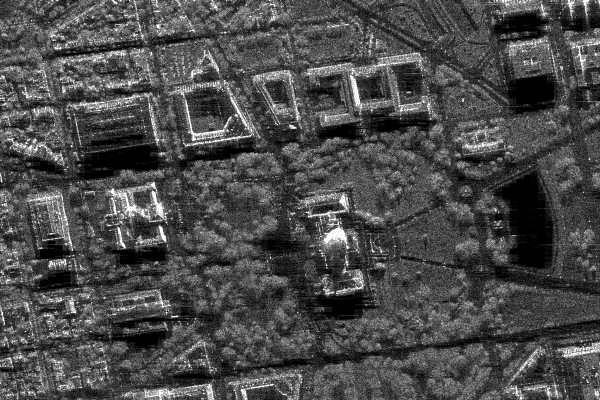
#> input picture Practice_1/sar_1_gray.jpg, 600 x 400 px
$ jupyter execute DE_IP_2024_Task_1_Solution.ipynb
#> lines starting #> are read from the running program, lines starting #| are printed output that depends on the picture
# Практическая работа №1: Обработка изображений

Импортируем все необходимые библиотеки

[cell 1]
import cv2
import numpy as np
import matplotlib.pyplot as plt
from skimage.metrics import structural_similarity as ssim
from skimage.metrics import mean_squared_error as mse

### Задача 1: Загрузка изображения
Загружаем `sar_1_gray.jpg` и отображаем его.

[cell 2]
image_path = "sar_1_gray.jpg"
gray_image = cv2.imread(image_path, cv2.IMREAD_GRAYSCALE)
#> gray_image is the input picture: shape (400, 600); min 0, max 255, mean 74.9

if gray_image is not None:
    print(f"Изображение {image_path} успешно загружено.")
    print(f"Размер изображения: {gray_image.shape}")
#| Размер изображения: (400, 600)
    plt.imshow(gray_image, cmap='gray')
    plt.title("Original sar_1_gray.jpg")
    plt.show()
else:
    print(f"Не удалось загрузить изображение по пути: {image_path}")

### Задача 2: Построение гистограммы

[cell 3]
plt.hist(gray_image.ravel(), 256, [0, 256])
plt.title("Histogram for sar_1_gray.jpg")
plt.xlabel("Intensity")
plt.ylabel("Pixel Count")
plt.show()
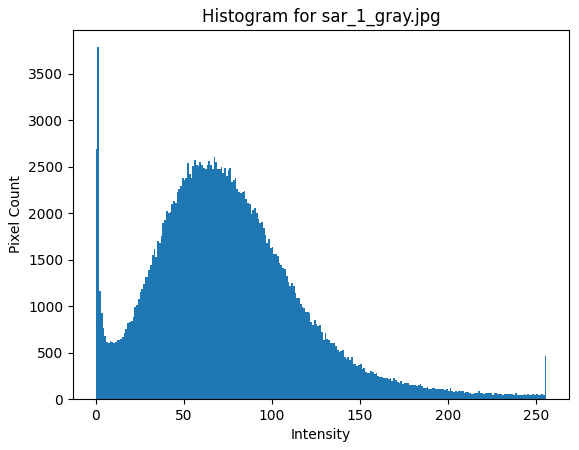
#> figure drawn by matplotlib, 1 panel; tallest bar 3786 high, from x = 1 to 2

### Задача 3: Гамма-коррекция

[cell 4]
def gamma_correction(image, gamma=1.0):
#> called with gamma = 0.5
    invGamma = 1.0 / gamma
    table = np.array([((i / 255.0) ** invGamma) * 255 for i in np.arange(0, 256)]).astype("uint8")
    return cv2.LUT(image, table)
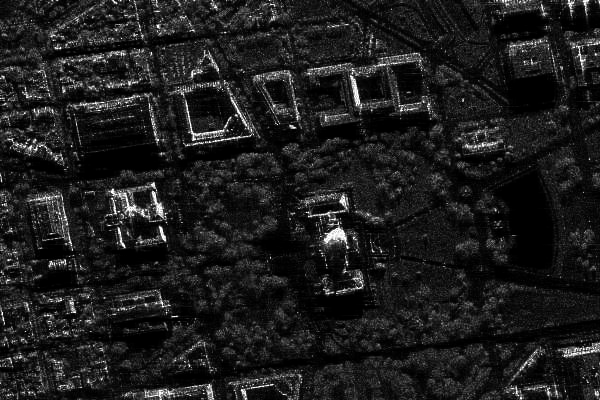
#> returned value: shape (400, 600); min 0, max 255, mean 29.1

gamma_low = 0.5
gamma_high = 1.5
corrected_low = gamma_correction(gray_image, gamma_low)
corrected_high = gamma_correction(gray_image, gamma_high)
#> call 2 of gamma_correction, with gamma = 1.5
#> in gamma_correction (call 2), `return cv2.LUT(image, table)`:
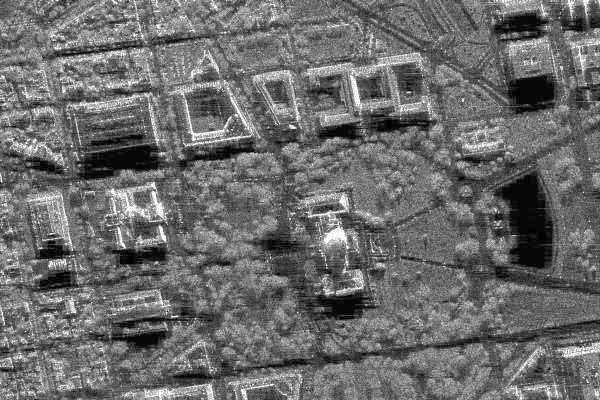
#> returned value: shape (400, 600); min 0, max 255, mean 107.4

plt.figure(figsize=(12, 6))
plt.subplot(1, 2, 1)
plt.imshow(corrected_low, cmap='gray')
plt.title(f'Gamma < 1 (gamma={gamma_low})')

plt.subplot(1, 2, 2)
plt.imshow(corrected_high, cmap='gray')
plt.title(f'Gamma > 1 (gamma={gamma_high})')

plt.show()
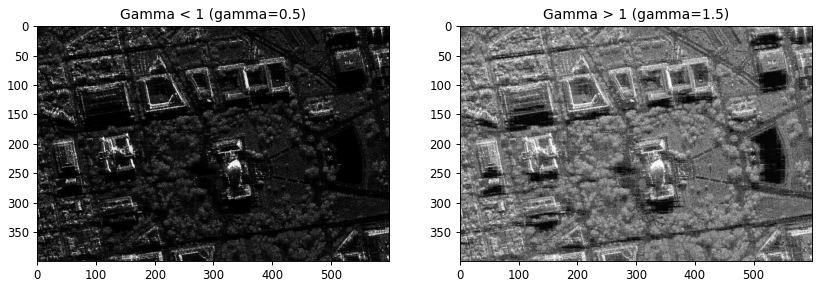
#> figure drawn by matplotlib, 2 panels

### Задача 4: Сравнение изображений (MSE, SSIM)

[cell 5]
mse_low = mse(gray_image, corrected_low)
#> mse_low = 2383.8
ssim_low = ssim(gray_image, corrected_low)
#> ssim_low = 0.527
mse_high = mse(gray_image, corrected_high)
#> mse_high = 1114.5
ssim_high = ssim(gray_image, corrected_high)
#> ssim_high = 0.894

print(f"Gamma < 1 (gamma={gamma_low}):")
print(f"  MSE: {mse_low:.2f}")
#|   MSE: 2383.76
print(f"  SSIM: {ssim_low:.2f}")
#|   SSIM: 0.53
print("---")
print(f"Gamma > 1 (gamma={gamma_high}):")
print(f"  MSE: {mse_high:.2f}")
#|   MSE: 1114.45
print(f"  SSIM: {ssim_high:.2f}")
#|   SSIM: 0.89

### Задача 5: Статистическая цветокоррекция
Реализуем алгоритм на основе статистики (среднее и стандартное отклонение) другого изображения.

[cell 6]
image_for_stats_path = "sar_2_color.jpg"
image_for_stats = cv2.imread(image_for_stats_path, cv2.IMREAD_GRAYSCALE)
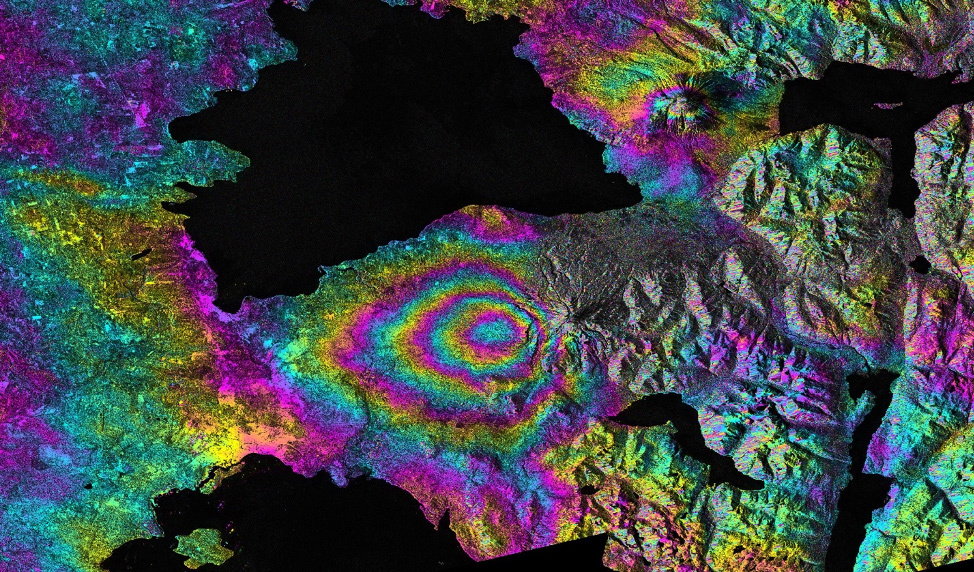
#> input picture Practice_1/sar_2_color.jpg, 974 x 572 px
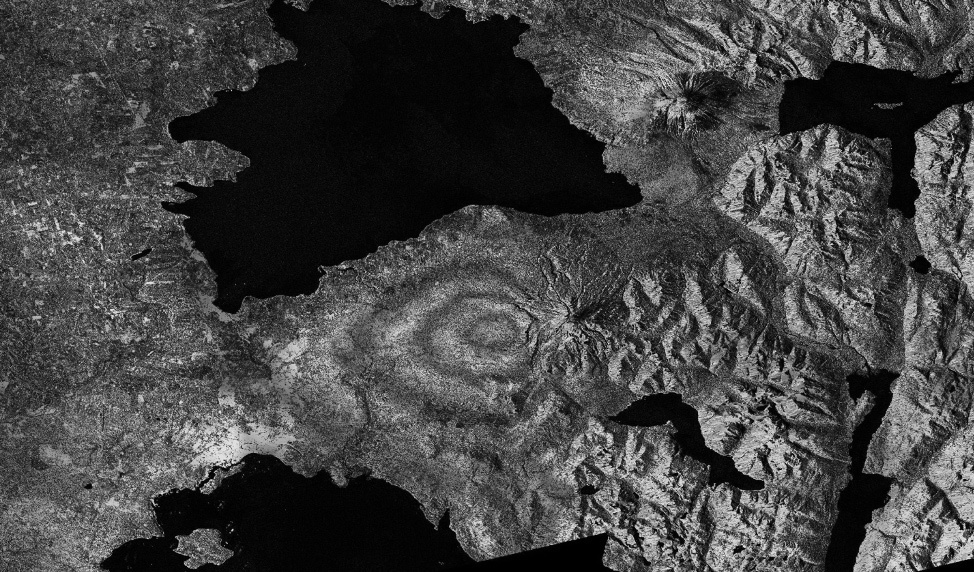
#> image_for_stats: shape (572, 974); min 0, max 236, mean 67.4

if image_for_stats is not None:
    # Используем эквализированное изображение как источник статистики
    eq_gray = cv2.equalizeHist(image_for_stats)
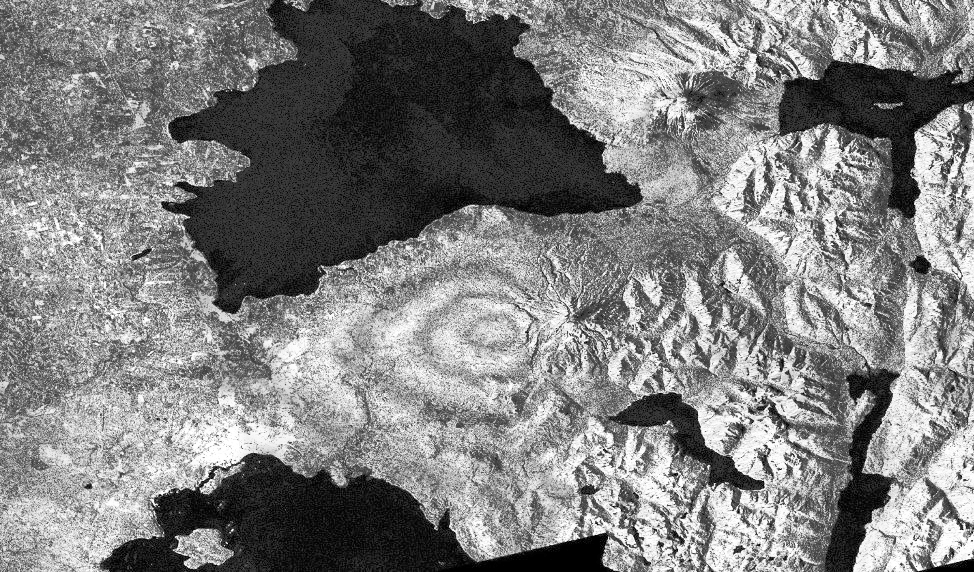
#> eq_gray: shape (572, 974); min 0, max 255, mean 127.4

    (target_mean, target_std) = cv2.meanStdDev(gray_image)
#> target_mean = [74.94]; target_std = [43.66]
    (source_mean, source_std) = cv2.meanStdDev(eq_gray)
#> source_mean = [127.4]; source_std = [73.59]

    stat_corrected_image = (gray_image - target_mean) * (source_std / target_std) + source_mean
    stat_corrected_image = np.clip(stat_corrected_image, 0, 255).astype("uint8")
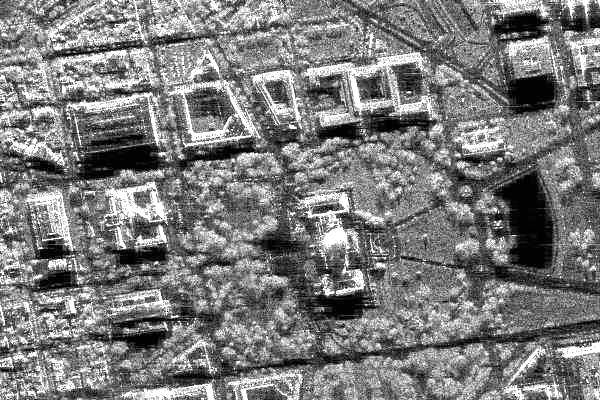
#> stat_corrected_image: shape (400, 600); min 1, max 255, mean 123.6

    plt.imshow(stat_corrected_image, cmap='gray')
    plt.title("Statistically Corrected Image")
    plt.show()
else:
    print(f"Не удалось загрузить {image_for_stats_path} для статистической коррекции")

### Задача 6: Пороговая фильтрация

[cell 7]
ret, thresh_binary = cv2.threshold(gray_image, 127, 255, cv2.THRESH_BINARY)
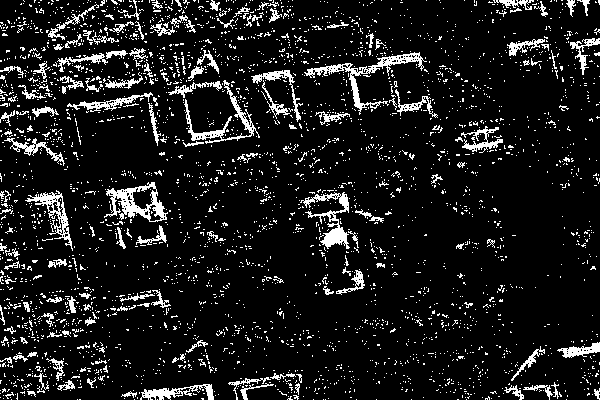
#> thresh_binary: shape (400, 600); 10.4% white in thin lines or dots
ret, thresh_binary_inv = cv2.threshold(gray_image, 127, 255, cv2.THRESH_BINARY_INV)
#> thresh_binary_inv: shape (400, 600); 89.6% white; black in thin lines or dots
ret, thresh_trunc = cv2.threshold(gray_image, 127, 255, cv2.THRESH_TRUNC)
ret, thresh_tozero = cv2.threshold(gray_image, 127, 255, cv2.THRESH_TOZERO)
ret, thresh_tozero_inv = cv2.threshold(gray_image, 127, 255, cv2.THRESH_TOZERO_INV)
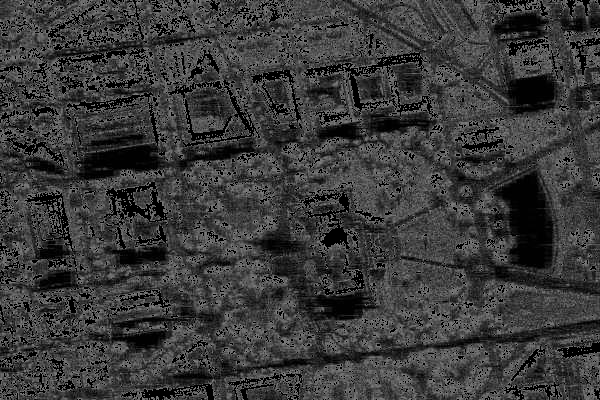
#> thresh_tozero_inv: shape (400, 600); min 0, max 127, mean 57.9

titles = ['Binary', 'Binary Inverted', 'Truncated', 'To Zero', 'To Zero Inverted']
images = [thresh_binary, thresh_binary_inv, thresh_trunc, thresh_tozero, thresh_tozero_inv]

plt.figure(figsize=(15, 10))
for i in range(5):
    plt.subplot(2, 3, i + 1)
    plt.imshow(images[i], cmap='gray')
    plt.title(titles[i])
    plt.xticks([]), plt.yticks([])
plt.show()
